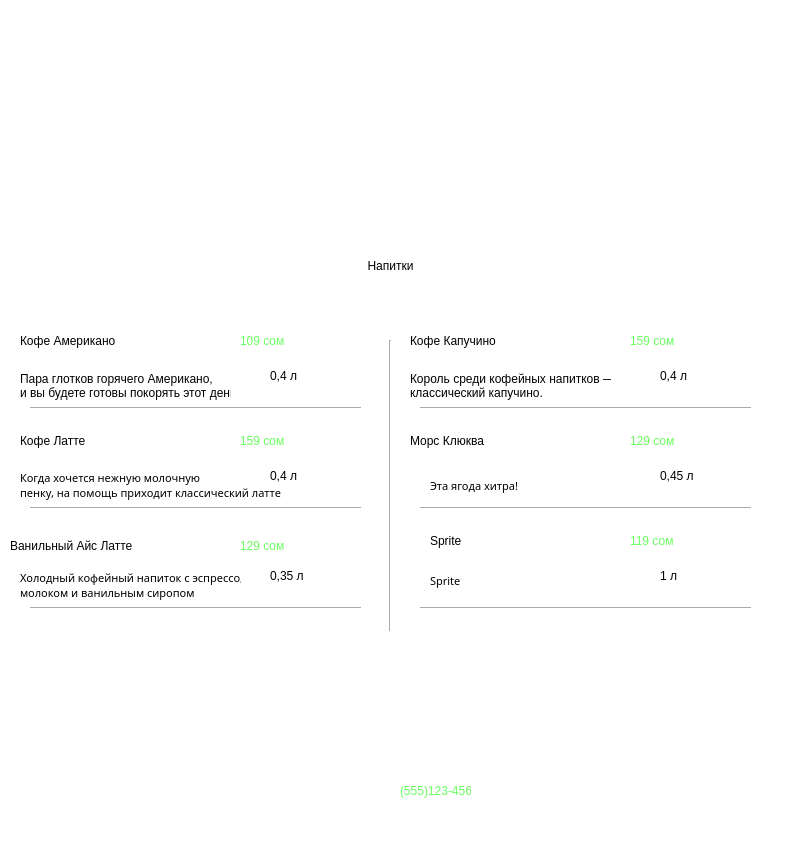
<?xml version="1.0" encoding="UTF-8"?>
<ui version="4.0">
 <class>Form</class>
 <widget class="QWidget" name="Form">
  <property name="geometry">
   <rect>
    <x>0</x>
    <y>0</y>
    <width>792</width>
    <height>844</height>
   </rect>
  </property>
  <property name="windowTitle">
   <string>Form</string>
  </property>
  <property name="styleSheet">
   <string notr="true">background-color: rgb(255, 255, 255);</string>
  </property>
  <widget class="QLabel" name="label">
   <property name="geometry">
    <rect>
     <x>-140</x>
     <y>-230</y>
     <width>931</width>
     <height>441</height>
    </rect>
   </property>
   <property name="text">
    <string/>
   </property>
   <property name="pixmap">
    <pixmap>image/fcebed5fdf533199845fd2126e2740f7.jpg</pixmap>
   </property>
  </widget>
  <widget class="QLabel" name="label_2">
   <property name="geometry">
    <rect>
     <x>0</x>
     <y>680</y>
     <width>791</width>
     <height>161</height>
    </rect>
   </property>
   <property name="text">
    <string/>
   </property>
   <property name="pixmap">
    <pixmap>image/botoom.jpg</pixmap>
   </property>
  </widget>
  <widget class="Line" name="line">
   <property name="geometry">
    <rect>
     <x>380</x>
     <y>340</y>
     <width>20</width>
     <height>291</height>
    </rect>
   </property>
   <property name="orientation">
    <enum>Qt::Vertical</enum>
   </property>
  </widget>
  <widget class="Line" name="line_2">
   <property name="geometry">
    <rect>
     <x>30</x>
     <y>400</y>
     <width>331</width>
     <height>16</height>
    </rect>
   </property>
   <property name="orientation">
    <enum>Qt::Horizontal</enum>
   </property>
  </widget>
  <widget class="Line" name="line_3">
   <property name="geometry">
    <rect>
     <x>30</x>
     <y>500</y>
     <width>331</width>
     <height>16</height>
    </rect>
   </property>
   <property name="orientation">
    <enum>Qt::Horizontal</enum>
   </property>
  </widget>
  <widget class="Line" name="line_4">
   <property name="geometry">
    <rect>
     <x>30</x>
     <y>600</y>
     <width>331</width>
     <height>16</height>
    </rect>
   </property>
   <property name="orientation">
    <enum>Qt::Horizontal</enum>
   </property>
  </widget>
  <widget class="Line" name="line_5">
   <property name="geometry">
    <rect>
     <x>420</x>
     <y>600</y>
     <width>331</width>
     <height>16</height>
    </rect>
   </property>
   <property name="orientation">
    <enum>Qt::Horizontal</enum>
   </property>
  </widget>
  <widget class="Line" name="line_6">
   <property name="geometry">
    <rect>
     <x>420</x>
     <y>400</y>
     <width>331</width>
     <height>16</height>
    </rect>
   </property>
   <property name="orientation">
    <enum>Qt::Horizontal</enum>
   </property>
  </widget>
  <widget class="Line" name="line_7">
   <property name="geometry">
    <rect>
     <x>420</x>
     <y>500</y>
     <width>331</width>
     <height>16</height>
    </rect>
   </property>
   <property name="orientation">
    <enum>Qt::Horizontal</enum>
   </property>
  </widget>
  <widget class="QLabel" name="label_3">
   <property name="geometry">
    <rect>
     <x>270</x>
     <y>230</y>
     <width>241</width>
     <height>71</height>
    </rect>
   </property>
   <property name="styleSheet">
    <string notr="true">font: italic 30pt &quot;Sitka Banner&quot;;
background-color: rgb(255, 255, 255, 0);</string>
   </property>
   <property name="text">
    <string>Напитки</string>
   </property>
   <property name="alignment">
    <set>Qt::AlignCenter</set>
   </property>
  </widget>
  <widget class="QLabel" name="label_4">
   <property name="geometry">
    <rect>
     <x>20</x>
     <y>320</y>
     <width>221</width>
     <height>41</height>
    </rect>
   </property>
   <property name="styleSheet">
    <string notr="true">QLabel{
font: 75 italic 18pt &quot;Sitka Banner&quot;;
background-color: rgb(255, 255, 255, 0);
}

QLabel::hover{
color: rgb(105, 255, 94);
background-color: rgb(255, 255, 255, 0);
}
</string>
   </property>
   <property name="text">
    <string>Кофе Американо</string>
   </property>
  </widget>
  <widget class="QLabel" name="label_5">
   <property name="geometry">
    <rect>
     <x>20</x>
     <y>350</y>
     <width>211</width>
     <height>71</height>
    </rect>
   </property>
   <property name="styleSheet">
    <string notr="true">font: 8pt &quot;Sitka&quot;;
background-color: rgb(255, 255, 255, 0);</string>
   </property>
   <property name="text">
    <string>Пара глотков горячего Американо, 
и вы будете готовы покорять этот день</string>
   </property>
  </widget>
  <widget class="QLabel" name="label_6">
   <property name="geometry">
    <rect>
     <x>240</x>
     <y>320</y>
     <width>121</width>
     <height>41</height>
    </rect>
   </property>
   <property name="styleSheet">
    <string notr="true">QLabel{
font: 75 italic 18pt &quot;Sitka Banner&quot;;
color: rgb(105, 255, 94);
background-color: rgb(255, 255, 255, 0);
}</string>
   </property>
   <property name="text">
    <string>109 сом</string>
   </property>
  </widget>
  <widget class="QLabel" name="label_7">
   <property name="geometry">
    <rect>
     <x>270</x>
     <y>360</y>
     <width>71</width>
     <height>31</height>
    </rect>
   </property>
   <property name="styleSheet">
    <string notr="true">font: 12pt &quot;Sitka&quot;;
background-color: rgb(255, 255, 255, 0);</string>
   </property>
   <property name="text">
    <string>0,4 л</string>
   </property>
  </widget>
  <widget class="QLabel" name="label_8">
   <property name="geometry">
    <rect>
     <x>20</x>
     <y>420</y>
     <width>191</width>
     <height>41</height>
    </rect>
   </property>
   <property name="styleSheet">
    <string notr="true">QLabel{
font: 75 italic 18pt &quot;Sitka Banner&quot;;
background-color: rgb(255, 255, 255, 0);
}

QLabel::hover{
color: rgb(105, 255, 94);
background-color: rgb(255, 255, 255, 0);
}
</string>
   </property>
   <property name="text">
    <string>Кофе Латте</string>
   </property>
  </widget>
  <widget class="QLabel" name="label_9">
   <property name="geometry">
    <rect>
     <x>240</x>
     <y>420</y>
     <width>121</width>
     <height>41</height>
    </rect>
   </property>
   <property name="styleSheet">
    <string notr="true">QLabel{
font: 75 italic 18pt &quot;Sitka Banner&quot;;
color: rgb(105, 255, 94);
background-color: rgb(255, 255, 255, 0);
}</string>
   </property>
   <property name="text">
    <string>159 сом</string>
   </property>
  </widget>
  <widget class="QLabel" name="label_10">
   <property name="geometry">
    <rect>
     <x>20</x>
     <y>465</y>
     <width>271</width>
     <height>41</height>
    </rect>
   </property>
   <property name="font">
    <font>
     <family>Sitka</family>
     <pointsize>8</pointsize>
     <weight>50</weight>
     <italic>false</italic>
     <bold>false</bold>
    </font>
   </property>
   <property name="styleSheet">
    <string notr="true">font: 8pt &quot;Sitka&quot;;
background-color: rgb(255, 255, 255, 0);</string>
   </property>
   <property name="text">
    <string>Когда хочется нежную молочную 
пенку, на помощь приходит классический латте</string>
   </property>
  </widget>
  <widget class="QLabel" name="label_11">
   <property name="geometry">
    <rect>
     <x>270</x>
     <y>460</y>
     <width>71</width>
     <height>31</height>
    </rect>
   </property>
   <property name="styleSheet">
    <string notr="true">font: 12pt &quot;Sitka&quot;;
background-color: rgb(255, 255, 255, 0);</string>
   </property>
   <property name="text">
    <string>0,4 л</string>
   </property>
  </widget>
  <widget class="QLabel" name="label_12">
   <property name="geometry">
    <rect>
     <x>10</x>
     <y>530</y>
     <width>221</width>
     <height>31</height>
    </rect>
   </property>
   <property name="styleSheet">
    <string notr="true">QLabel{
font: 75 italic 14pt &quot;Sitka Banner&quot;;
background-color: rgb(255, 255, 255, 0);
}

QLabel::hover{
color: rgb(105, 255, 94);
background-color: rgb(255, 255, 255, 0);
}
</string>
   </property>
   <property name="text">
    <string>Ванильный Айс Латте</string>
   </property>
  </widget>
  <widget class="QLabel" name="label_13">
   <property name="geometry">
    <rect>
     <x>20</x>
     <y>565</y>
     <width>221</width>
     <height>41</height>
    </rect>
   </property>
   <property name="font">
    <font>
     <family>Sitka</family>
     <pointsize>8</pointsize>
     <weight>50</weight>
     <italic>false</italic>
     <bold>false</bold>
    </font>
   </property>
   <property name="styleSheet">
    <string notr="true">font: 8pt &quot;Sitka&quot;;
background-color: rgb(255, 255, 255, 0);</string>
   </property>
   <property name="text">
    <string>Холодный кофейный напиток с эспрессо, 
молоком и ванильным сиропом</string>
   </property>
  </widget>
  <widget class="QLabel" name="label_14">
   <property name="geometry">
    <rect>
     <x>270</x>
     <y>560</y>
     <width>71</width>
     <height>31</height>
    </rect>
   </property>
   <property name="styleSheet">
    <string notr="true">font: 12pt &quot;Sitka&quot;;
background-color: rgb(255, 255, 255, 0);</string>
   </property>
   <property name="text">
    <string>0,35 л</string>
   </property>
  </widget>
  <widget class="QLabel" name="label_15">
   <property name="geometry">
    <rect>
     <x>240</x>
     <y>530</y>
     <width>121</width>
     <height>31</height>
    </rect>
   </property>
   <property name="styleSheet">
    <string notr="true">QLabel{
font: 75 italic 18pt &quot;Sitka Banner&quot;;
color: rgb(105, 255, 94);
background-color: rgb(255, 255, 255, 0);
}</string>
   </property>
   <property name="text">
    <string>129 сом</string>
   </property>
  </widget>
  <widget class="QLabel" name="label_16">
   <property name="geometry">
    <rect>
     <x>410</x>
     <y>320</y>
     <width>201</width>
     <height>41</height>
    </rect>
   </property>
   <property name="styleSheet">
    <string notr="true">QLabel{
font: 75 italic 18pt &quot;Sitka Banner&quot;;
background-color: rgb(255, 255, 255, 0);
}

QLabel::hover{
color: rgb(105, 255, 94);
background-color: rgb(255, 255, 255, 0);
}
</string>
   </property>
   <property name="text">
    <string>Кофе Капучино</string>
   </property>
  </widget>
  <widget class="QLabel" name="label_18">
   <property name="geometry">
    <rect>
     <x>660</x>
     <y>360</y>
     <width>71</width>
     <height>31</height>
    </rect>
   </property>
   <property name="styleSheet">
    <string notr="true">font: 12pt &quot;Sitka&quot;;
background-color: rgb(255, 255, 255, 0);</string>
   </property>
   <property name="text">
    <string>0,4 л</string>
   </property>
  </widget>
  <widget class="QLabel" name="label_19">
   <property name="geometry">
    <rect>
     <x>630</x>
     <y>320</y>
     <width>121</width>
     <height>41</height>
    </rect>
   </property>
   <property name="styleSheet">
    <string notr="true">QLabel{
font: 75 italic 18pt &quot;Sitka Banner&quot;;
color: rgb(105, 255, 94);
background-color: rgb(255, 255, 255, 0);
}</string>
   </property>
   <property name="text">
    <string>159 сом</string>
   </property>
  </widget>
  <widget class="QLabel" name="label_20">
   <property name="geometry">
    <rect>
     <x>410</x>
     <y>420</y>
     <width>191</width>
     <height>41</height>
    </rect>
   </property>
   <property name="styleSheet">
    <string notr="true">QLabel{
font: 75 italic 18pt &quot;Sitka Banner&quot;;
background-color: rgb(255, 255, 255, 0);
}

QLabel::hover{
color: rgb(105, 255, 94);
background-color: rgb(255, 255, 255, 0);
}
</string>
   </property>
   <property name="text">
    <string>Морс Клюква</string>
   </property>
  </widget>
  <widget class="QLabel" name="label_21">
   <property name="geometry">
    <rect>
     <x>430</x>
     <y>465</y>
     <width>221</width>
     <height>41</height>
    </rect>
   </property>
   <property name="font">
    <font>
     <family>Sitka</family>
     <pointsize>8</pointsize>
     <weight>50</weight>
     <italic>false</italic>
     <bold>false</bold>
    </font>
   </property>
   <property name="styleSheet">
    <string notr="true">font: 8pt &quot;Sitka&quot;;
background-color: rgb(255, 255, 255, 0);</string>
   </property>
   <property name="text">
    <string>Эта ягода хитра!</string>
   </property>
  </widget>
  <widget class="QLabel" name="label_22">
   <property name="geometry">
    <rect>
     <x>660</x>
     <y>460</y>
     <width>71</width>
     <height>31</height>
    </rect>
   </property>
   <property name="styleSheet">
    <string notr="true">font: 12pt &quot;Sitka&quot;;
background-color: rgb(255, 255, 255, 0);</string>
   </property>
   <property name="text">
    <string>0,45 л</string>
   </property>
  </widget>
  <widget class="QLabel" name="label_23">
   <property name="geometry">
    <rect>
     <x>630</x>
     <y>420</y>
     <width>121</width>
     <height>41</height>
    </rect>
   </property>
   <property name="styleSheet">
    <string notr="true">QLabel{
font: 75 italic 18pt &quot;Sitka Banner&quot;;
color: rgb(105, 255, 94);
background-color: rgb(255, 255, 255, 0);
}</string>
   </property>
   <property name="text">
    <string>129 сом</string>
   </property>
  </widget>
  <widget class="QLabel" name="label_24">
   <property name="geometry">
    <rect>
     <x>430</x>
     <y>520</y>
     <width>121</width>
     <height>41</height>
    </rect>
   </property>
   <property name="styleSheet">
    <string notr="true">QLabel{
font: 75 italic 18pt &quot;Sitka Banner&quot;;
background-color: rgb(255, 255, 255, 0);
}

QLabel::hover{
color: rgb(105, 255, 94);
background-color: rgb(255, 255, 255, 0);
}
</string>
   </property>
   <property name="text">
    <string>Sprite</string>
   </property>
  </widget>
  <widget class="QLabel" name="label_25">
   <property name="geometry">
    <rect>
     <x>430</x>
     <y>560</y>
     <width>221</width>
     <height>41</height>
    </rect>
   </property>
   <property name="font">
    <font>
     <family>Sitka</family>
     <pointsize>8</pointsize>
     <weight>50</weight>
     <italic>false</italic>
     <bold>false</bold>
    </font>
   </property>
   <property name="styleSheet">
    <string notr="true">font: 8pt &quot;Sitka&quot;;
background-color: rgb(255, 255, 255, 0);</string>
   </property>
   <property name="text">
    <string>Sprite</string>
   </property>
  </widget>
  <widget class="QLabel" name="label_26">
   <property name="geometry">
    <rect>
     <x>660</x>
     <y>560</y>
     <width>71</width>
     <height>31</height>
    </rect>
   </property>
   <property name="styleSheet">
    <string notr="true">font: 12pt &quot;Sitka&quot;;
background-color: rgb(255, 255, 255, 0);</string>
   </property>
   <property name="text">
    <string>1 л</string>
   </property>
  </widget>
  <widget class="QLabel" name="label_27">
   <property name="geometry">
    <rect>
     <x>630</x>
     <y>520</y>
     <width>121</width>
     <height>41</height>
    </rect>
   </property>
   <property name="styleSheet">
    <string notr="true">QLabel{
font: 75 italic 18pt &quot;Sitka Banner&quot;;
color: rgb(105, 255, 94);
background-color: rgb(255, 255, 255, 0);
}</string>
   </property>
   <property name="text">
    <string>119 сом</string>
   </property>
  </widget>
  <widget class="QLabel" name="label_28">
   <property name="geometry">
    <rect>
     <x>240</x>
     <y>680</y>
     <width>331</width>
     <height>71</height>
    </rect>
   </property>
   <property name="styleSheet">
    <string notr="true">font: 26pt &quot;Comic Sans MS&quot;;
background-color: rgb(0, 0, 0, 0);
color: rgb(255, 255, 255);</string>
   </property>
   <property name="text">
    <string>DODO PIZZA</string>
   </property>
  </widget>
  <widget class="QLabel" name="label_29">
   <property name="geometry">
    <rect>
     <x>190</x>
     <y>740</y>
     <width>391</width>
     <height>71</height>
    </rect>
   </property>
   <property name="styleSheet">
    <string notr="true">color: rgb(255, 255, 255);
background-color: rgb(255, 255, 255, 0);</string>
   </property>
   <property name="text">
    <string>Alexandria, 32 Washingtorn str, 22303
Opening hours: Mo-Fr 11:00-00:00, Sa-Sa 15:00-00:00
Call:</string>
   </property>
   <property name="alignment">
    <set>Qt::AlignCenter</set>
   </property>
  </widget>
  <widget class="QLabel" name="label_30">
   <property name="geometry">
    <rect>
     <x>400</x>
     <y>780</y>
     <width>71</width>
     <height>21</height>
    </rect>
   </property>
   <property name="styleSheet">
    <string notr="true">QLabel{
font: 75 italic 8pt &quot;Sitka Banner&quot;;
color: rgb(105, 255, 94);
background-color: rgb(255, 255, 255, 0);
}

QLabel::hover{
color: rgb(255, 255, 255);
background-color: rgb(255, 255, 255, 0);
}</string>
   </property>
   <property name="text">
    <string>(555)123-4567</string>
   </property>
  </widget>
  <widget class="QLabel" name="label_17">
   <property name="geometry">
    <rect>
     <x>410</x>
     <y>350</y>
     <width>201</width>
     <height>71</height>
    </rect>
   </property>
   <property name="styleSheet">
    <string notr="true">font: 8pt &quot;Sitka&quot;;
background-color: rgb(255, 255, 255, 0);</string>
   </property>
   <property name="text">
    <string>Король среди кофейных напитков — 
классический капучино.</string>
   </property>
  </widget>
 </widget>
 <resources/>
 <connections/>
</ui>
